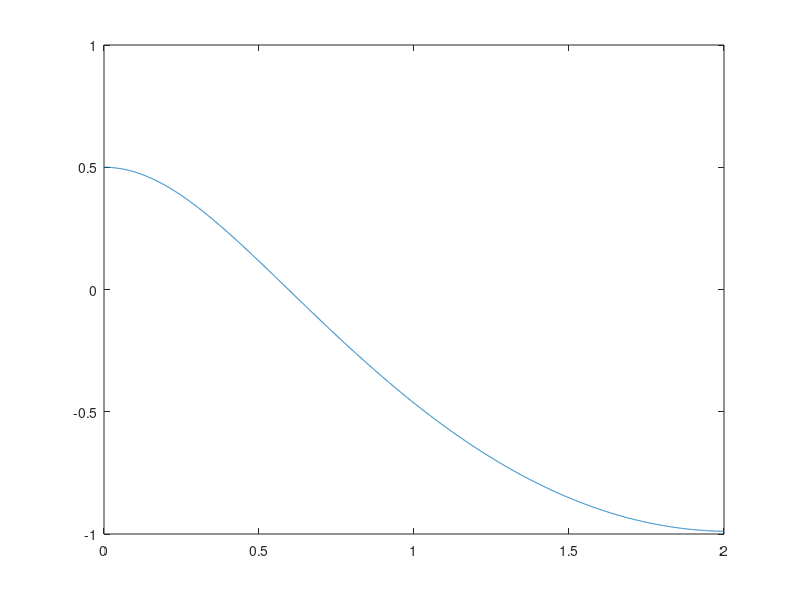
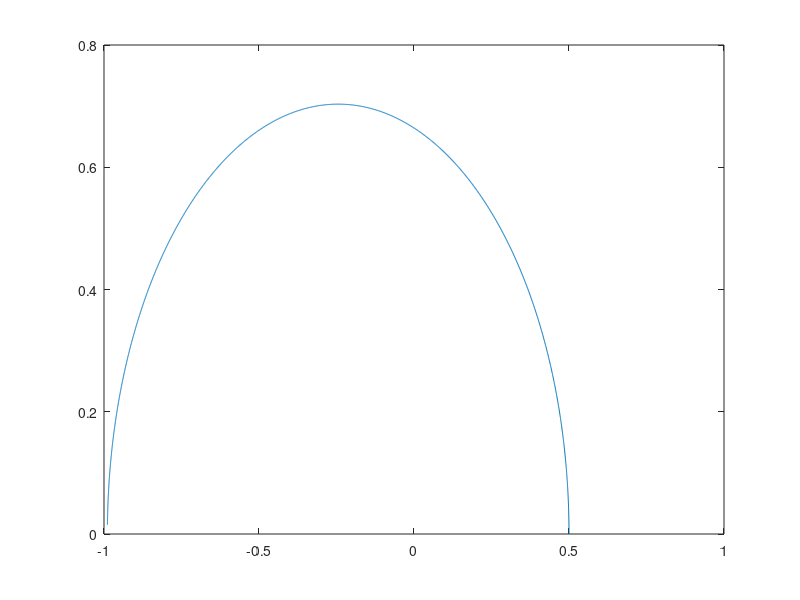
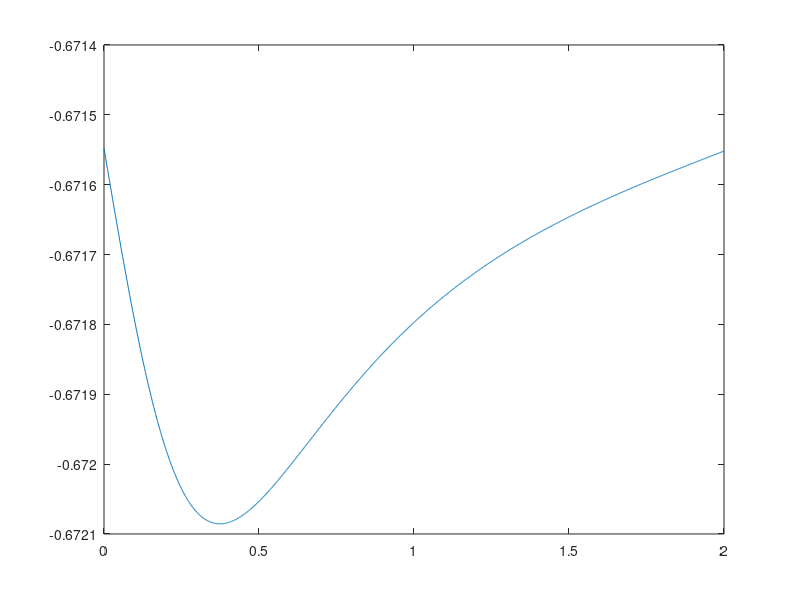

These figures' MATLAB source, in order:
%acceleration
clear all

%
dt=0.001;
t=0:dt:2
GM = 1;  %F=m*a; F=-GmM/r^2;  a=-GM/r^2 = -GM/r^3 *x -GM/r^3 *y; 
x(1)=0.5;
vx(1)=0;
y(1)=0;
vy(1)=1.63;
r(1)=sqrt(x(1)^2 + y(1)^2);
ax(1)=-GM*x(1)/r^3;
ay(1)=-GM*y(1)/r^3;
vx(1)=vx(1)+ ax(1)*dt/2;
vy(1)= vy(1)+ay(1)*dt/2;
for i = 2:size(t,2)
    x(i)=x(i-1)+vx(i-1)*dt; y(i)=y(i-1)+vy(i-1)*dt;
    r(i)=sqrt(x(i)^2 + y(i)^2);
    ax(i)=-GM*x(i)/r(i)^3;
    ay(i)=-GM*y(i)/r(i)^3;
    vx(i)=vx(i-1)+ax(i)*dt; vy(i)=vy(i-1) + ay(i)*dt;
end
figure(1);plot(t,x)
figure(2);plot(x,y)
figure(3);plot(t,.5*(vx.^2+vy.^2)-1./r)